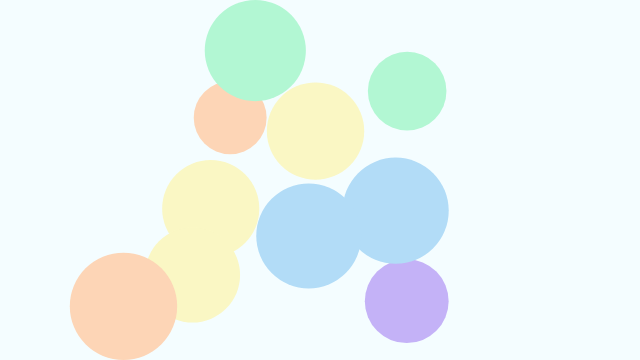
Frame 1 (no input)
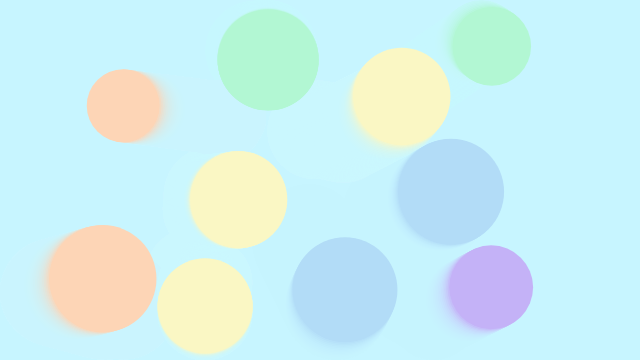
Frame 60 (no input)
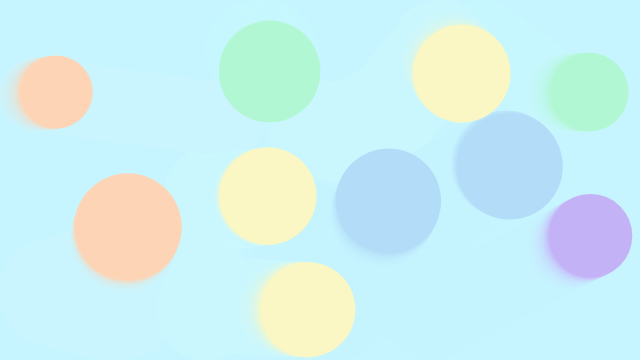
Frame 120 (the mouse pressed at the canvas centre since frame 60)

The p5.js sketch that drew these frames (run headless with seeded random() and noise() and a simulated clock; from frame 60 on, the mouse is pressed at the canvas centre):

// p5.js sketch
// ── sketch.js
let particles = [];
let hexArray = ["##ace1ef", "#f5aec6", "#c2f1c0", "#faf7c4", "#fdd5b6", "#efacac", "#c4b2f7", "#b2f7d3", "#b2dcf7"];

let currentColor = "#ffffff";

function setup() {
  createCanvas(640, 360);
  for (let i = 0; i < 10; i++) {
    let x = random(width / 2 - 200, width / 2 + 200);
    let y = random(height / 2 - 150, height / 2 + 150);
    particles.push(new Particle(x, y));
  }
}

function draw() {
  background(197, 244, 255, 50);

  for (let i = 0; i < particles.length; i++) {
    let particleA = particles[i];
    for (let j = i + 1; j < particles.length; j++) {
      let particleB = particles[j];
      particleA.collide(particleB);
    }
  }

  
  
  for (let particle of particles) {
    
    let currentColor = particle.color;
    particle.update();
    particle.edges();
    fill(currentColor);
    particle.show();
  }
}

// ── particle.js
class Particle {
  constructor(x, y) {
    this.position = createVector(x, y);
    this.velocity = p5.Vector.random2D();
    this.velocity.mult(random(1, 2));
    this.acceleration = createVector(0, 0);
    this.mass = random(2, 10);
    this.r = sqrt(this.mass) * 18;

    // Assign a specific color from hexArray to this particle
    let colorIndex = floor(random(hexArray.length));
    this.color = hexArray[colorIndex];
  }

  applyForce(force) {
    let f = force.copy();
    f.div(this.mass);
    this.acceleration.add(f);
  }

  update() {
    this.velocity.add(this.acceleration);
    this.position.add(this.velocity);
    this.acceleration.mult(0);
  }

  collide(other) {
    let impactVector = p5.Vector.sub(other.position, this.position);
    let d = impactVector.mag();
    if (d < this.r + other.r) {
      let overlap = d - (this.r + other.r);
      let dir = impactVector.copy();
      dir.setMag(overlap * 0.5);
      this.position.add(dir);
      other.position.sub(dir);

      d = this.r + other.r;
      impactVector.setMag(d);

      let mSum = this.mass + other.mass;
      let vDiff = p5.Vector.sub(other.velocity, this.velocity);
      let num = vDiff.dot(impactVector);
      let den = mSum * d * d;
      let deltaVA = impactVector.copy();
      deltaVA.mult(2 * other.mass * num / den);
      this.velocity.add(deltaVA);

      let deltaVB = impactVector.copy();
      deltaVB.mult(-2 * this.mass * num / den);
      other.velocity.add(deltaVB);
    }
  }

  edges() {
    if (this.position.x > width - this.r) {
      this.position.x = width - this.r;
      this.velocity.x *= -1;
    } else if (this.position.x < this.r) {
      this.position.x = this.r;
      this.velocity.x *= -1;
    }

    if (this.position.y > height - this.r) {
      this.position.y = height - this.r;
      this.velocity.y *= -1;
    } else if (this.position.y < this.r) {
      this.position.y = this.r;
      this.velocity.y *= -1;
    }
  }

  show() {
    noStroke();
    circle(this.position.x, this.position.y, this.r * 2);
  }
}
